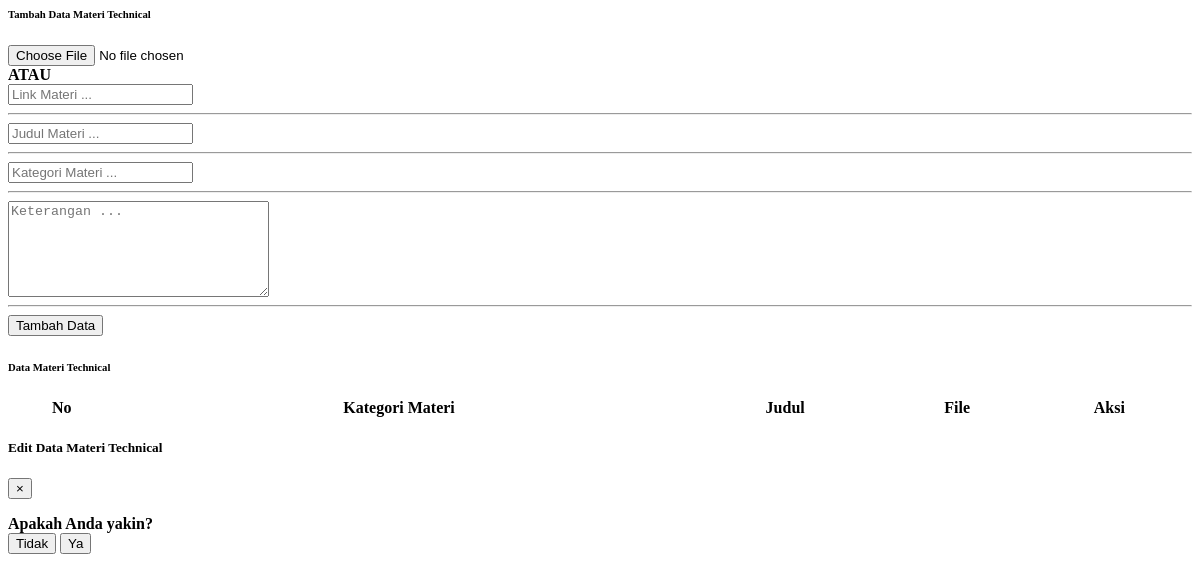
Before: /module/admin/materiTraining/dataMateriTechnical.php with the older database file.
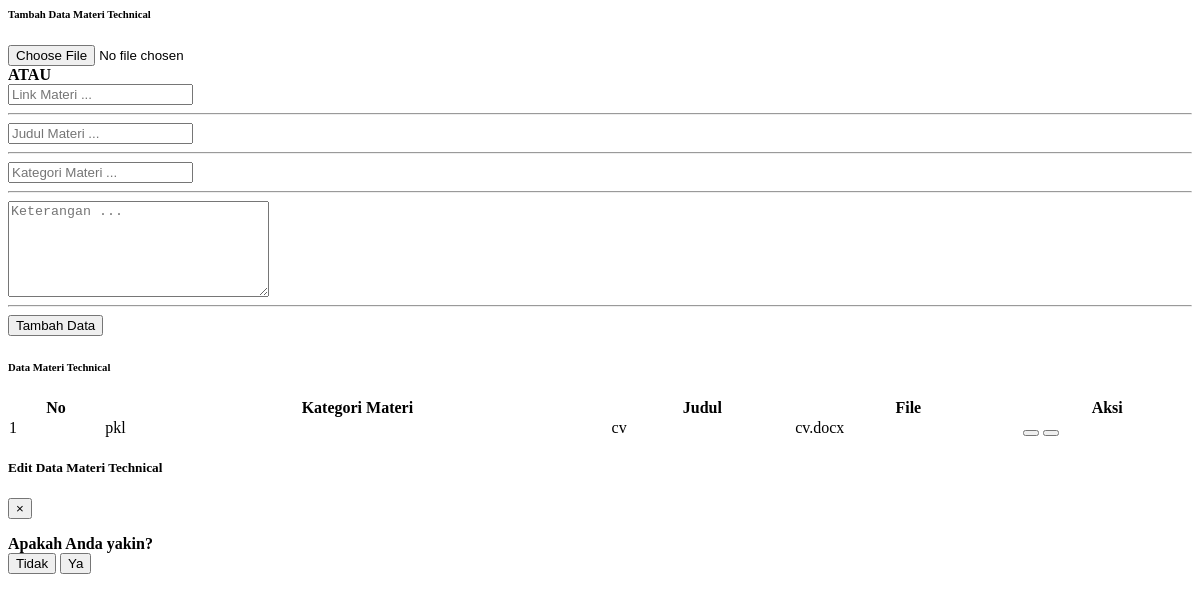
After: the same page with the newer database file.
### tables this page shows
CREATE TABLE `tabel_materi_technical` (
  `id_materi_technical` int(11) NOT NULL,
  `kategori_materi` varchar(100) NOT NULL,
  `judul_materi` varchar(100) NOT NULL,
  `keterangan_materi` text NOT NULL,
  `file_materi` text NOT NULL,
  `tipe` enum('link','file') NOT NULL,
  `tanggal_upload` date NOT NULL
);

### module/admin/materiTraining/dataMateriTechnical.php (the view, shortened to what the changed rows need)
<?php
  include "../process/proses_adminDataMateriTechnical.php";
?>
<body>
<div class="container-fluid" id="dataMateri">
    <div class="card shadow mb-4">
        <div class="card-body">
            <div class="table-responsive">
                <table class="table table-bordered" id="dataTable" width="100%" cellspacing="0">
                    <thead>
                        <tr class="text-center">
                            <th>No</th>
                            <th>Kategori Materi</th>
                            <th>Judul</th>
                            <th>File</th>
                            <th>Aksi</th>
                        </tr>
                    </thead>
                    <tbody>
                    <?php
                        $queryTampilData = "SELECT * FROM tabel_materi_technical;
                            ";
                        $resultTampilData = mysqli_query($con, $queryTampilData);
                        $index = 1;
                        if(mysqli_num_rows($resultTampilData) > 0){
                            while($rowTampilData = mysqli_fetch_assoc($resultTampilData)){
                    ?>
                        <tr class="text-center" id-materi="<?php echo $rowTampilData["id_materi_technical"] ?>">
                            <td ><?php echo $index; ?></td>
                            <td class="kategoriMateri"><?php echo $rowTampilData["kategori_materi"]; ?></td>
                            <td class="judulMateri"><?php echo $rowTampilData["judul_materi"]; ?></td>
                            <td class="fileMateri"><?php echo $rowTampilData["file_materi"]; ?></td>
                            <td>
                                <button type="button" class="btn btn-primary edit-dataMateriTechnical-admin" data-toggle="modal" data-target="#editDataMateriTechnicalModal" id_materiTechnicalEdit="<?php echo $rowTampilData["id_materi_technical"];?>">
                                </button>
                                <button type="button" class="btn btn-danger hapus-dataMateriTechnical-admin" data-toggle="modal" data-target="#hapusDataMateriTechnicalModal" id_materiTechnicalEdit="<?php echo $rowTampilData["id_materi_technical"];?>">
                                </button>
                            </td>
                        </tr>
                    <?php
                        $index++;
                        }
                    ?>
                    <?php
                    }   else{
                    ?>
                        <!-- <div>
                            <p>Data Operator tidak tersedia</p>
                        </div> -->
                    <?php
                    }
                    ?>
                    </tbody>
                </table>
            </div>
        </div>
    </div>
</div>
</body>

Changed rows visible on the page:
added tabel_materi_technical: kategori_materi "pkl", judul_materi "cv", file_materi "cv.docx"
